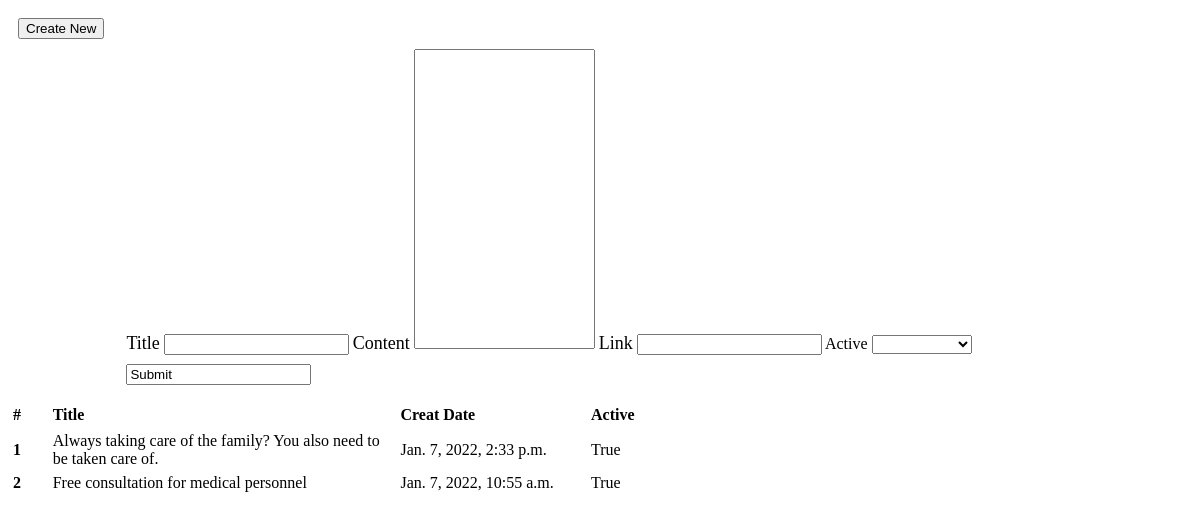
The page /home/update_news/ on the database as committed earlier.
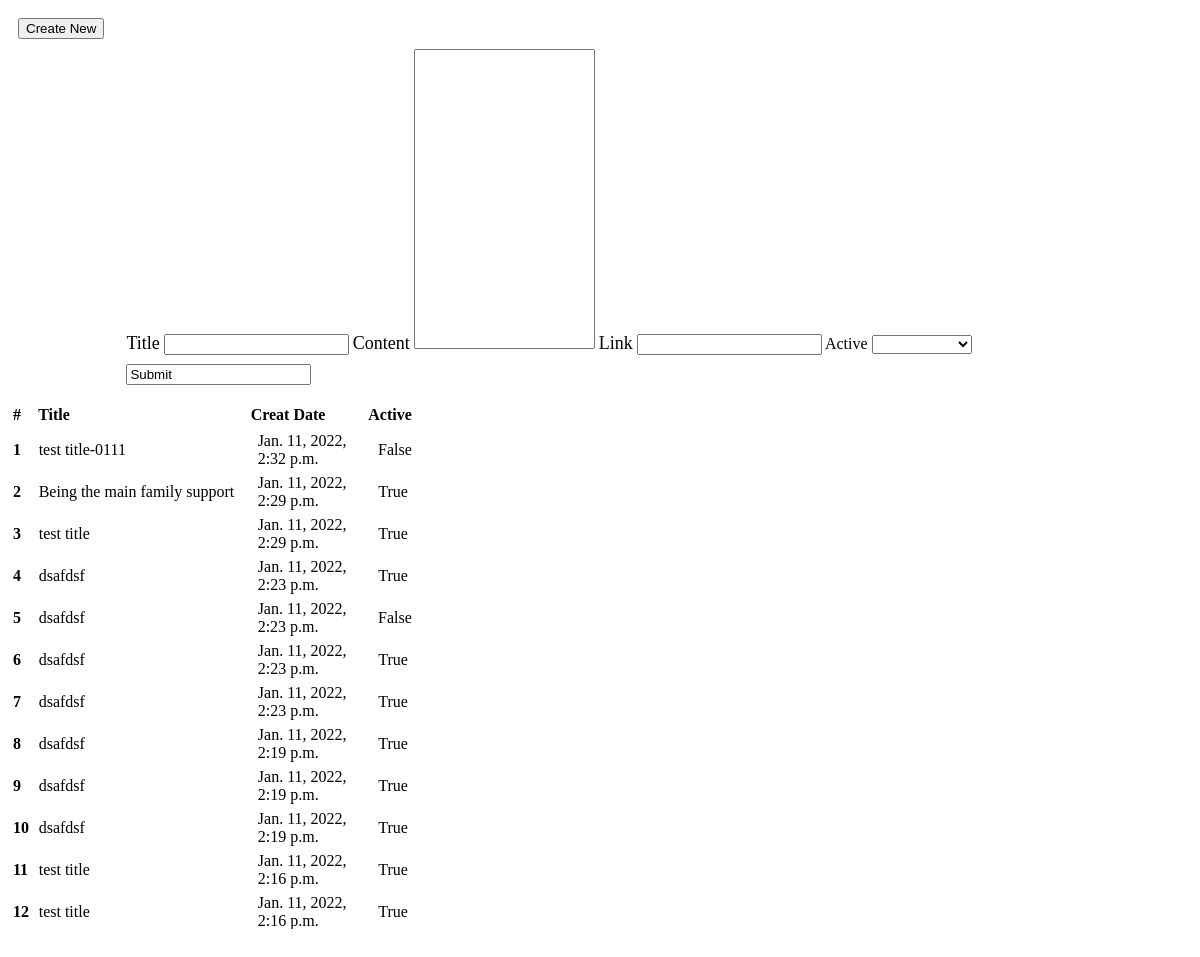
The same page on the database as committed later.
### home/models.py (models this page shows)
class LatestNews(models.Model):
    seq = models.BigAutoField(db_column='Seq', primary_key=True)
    user_id = models.ForeignKey(User,on_delete=models.SET_NULL, blank=True, null=True)
    news_title = models.CharField(db_column='NewsTitle', max_length=100, blank=True)
    news_content = models.CharField(db_column='NewsContent', max_length=400, blank=True)
    news_link = models.CharField(db_column='NewsLink', max_length=200, blank=True)
    news_location = models.BooleanField(db_column='NewsLocation', blank=True)
    active = models.BooleanField(db_column='Active', blank=True)
    creatdt = models.DateTimeField(db_column='CreatDt', blank=True)
    updatedt = models.DateTimeField(db_column='UpdateDt', blank=True)

### home/views.py (the view, shortened to what this page needs)
# urls.py: path('update_news/', views.update_news, name='update_news'),
def update_news(request):
    if request.method == 'POST':
        data = request.POST
        form = LatestNewsForm(data)
        if data.get("seq"):
            record = LatestNews.objects.filter(seq=data.get("seq"))
            form = LatestNewsForm(data, instance=record[0])
            if form.is_valid():
                try:
                    if requests.get(data.get("news_link")):
                        submit_form = form.save(commit=False)
                        submit_form.active = int(data.get('active'))
                        submit_form.news_location = True
                        submit_form.updatedt = datetime.today()
                        submit_form.save()
                        result = {'result': True, 'message': 'Save success.'}
                    elif requests.get(f"http://{request.META.get('HTTP_HOST', '')}/{data.get('news_link')}"):
                        submit_form = form.save(commit=False)
                        submit_form.active = int(data.get('active'))
                        submit_form.news_location = False
                        submit_form.updatedt = datetime.today()
                        submit_form.save()
                        result = {'result': True, 'message': 'Save success.'}
                except:
                    result = {'result': False, 'message': 'Link address is not correct. Please check.'}
            else:
                message = error_dict_convert(form.errors)
                result = {'result': False, 'message': message}
        else:
            form = LatestNewsForm(data)
            if form.is_valid():
                try:
                    if requests.get(data.get('news_link')):
                        submit_form = form.save(commit=False)
                        submit_form.news_location = True
                        submit_form.user_id_id = request.user.id
                        submit_form.creatdt = datetime.today()
                        submit_form.updatedt = datetime.today()
                        submit_form.save()
                        result = {'result': True, 'message': 'Save success.'}
                    elif requests.get(f"http://{request.META.get('HTTP_HOST', '')}/{data.get('news_link')}"):
                        submit_form = form.save(commit=False)
                        submit_form.news_location = False
                        submit_form.active = int(data.get('active'))
                        submit_form.user_id = request.user.id
                        submit_form.creatdt = datetime.today()
                        submit_form.updatedt = datetime.today()
                        submit_form.save()
                        result = {'result': True, 'message': 'Save success.'}
                except:
                    result = {'result': False, 'message': 'Link address is not correct. Please check.'}
            else:
                message = error_dict_convert(form.errors)
                result = {'result': False, 'message': message}
        return HttpResponse(json.dumps(result), content_type='application/json')
    else:
        len = int(request.GET.get('getData', 0))
        original_news = LatestNews.objects.filter().order_by('-creatdt')[:15]
        return render(request, "home/update_news.html", locals())

### templates/home/update_news.html (shortened to what this page needs)
<div class="row no-gutters">
    <div class="col-6">
        <form id="update_news_form" style="display: block">
            <button class="btn btn-outline-primary" type="button" onclick="enter_new_form()" style="margin: 10px">Create New</button>
            <div style="width: 90%; margin-left: auto">
                <label class="topic">Title</label>
                <input id="news_title" name="news_title" class="form-control new_form" >
                <label class="topic">Content</label>
                <textarea id="news_content" name="news_content" class="form-control new_form" style="height: 300px; resize: none"></textarea>
                <label class="topic">Link</label>
                <input id="news_link" name="news_link" class="form-control new_form">
                <label>Active</label>
                <select id="active" name="active" class="form-select new_form" aria-label="Default select example"
                        style="margin-bottom: 10px; width: 100px">
                  <option></option>
                  <option value=1>True</option>
                </select><br>
                <input id="save" class="btn btn-primary" onclick="form_submit()" value="Submit">
            </div>
        </form>
    </div>
    <div id="news_div" class="col-6">
        <table id="news_table" class="table table-hover">
            <thead>
                <tr>
                    <th scope="col" class="column_1">#</th>
                    <th scope="col" class="column_2">Title</th>
                    <th scope="col" class="column_3">Creat Date</th>
                    <th scope="col" class="column_4">Active</th>
                </tr>
            </thead>
            <tbody>
                {% for new in original_news %}
                    <tr id="news_row{{ forloop.counter }}" onclick="news_row(this.id)">
                        <th scope="row" class="column_1">{{ forloop.counter }}</th>
                        <td class="column_2">{{ new.news_title }}</td>
                        <td class="column_3">{{ new.creatdt }}</td>
                        <td class="column_4">{{ new.active }}</td>
                    </tr>
                {% endfor %}
            </tbody>
        </table>
    </div>
</div>

Rows that differ between the two databases and show on the page:
no longer on this page (row edited): LatestNews: news_title "Always taking care of the family? You also need to be taken care of.", creatdt "Jan. 7, 2022, 2:33 p.m.", active "True"
no longer on this page (row unchanged): LatestNews: news_title "Free consultation for medical personnel", creatdt "Jan. 7, 2022, 10:55 a.m.", active "True"
added LatestNews: news_title "test title-0111", creatdt "Jan. 11, 2022, 2:32 p.m.", active "False"
added LatestNews: news_title "Being the main family support", creatdt "Jan. 11, 2022, 2:29 p.m.", active "True"
added LatestNews: news_title "test title", creatdt "Jan. 11, 2022, 2:29 p.m.", active "True"
added LatestNews: news_title "dsafdsf", creatdt "Jan. 11, 2022, 2:23 p.m.", active "True"
added LatestNews: news_title "dsafdsf", creatdt "Jan. 11, 2022, 2:23 p.m.", active "False"
added LatestNews: news_title "dsafdsf", creatdt "Jan. 11, 2022, 2:23 p.m.", active "True"
added LatestNews: news_title "dsafdsf", creatdt "Jan. 11, 2022, 2:23 p.m.", active "True"
added LatestNews: news_title "dsafdsf", creatdt "Jan. 11, 2022, 2:19 p.m.", active "True"
added LatestNews: news_title "dsafdsf", creatdt "Jan. 11, 2022, 2:19 p.m.", active "True"
added LatestNews: news_title "dsafdsf", creatdt "Jan. 11, 2022, 2:19 p.m.", active "True"
added LatestNews: news_title "test title", creatdt "Jan. 11, 2022, 2:16 p.m.", active "True"
added LatestNews: news_title "test title", creatdt "Jan. 11, 2022, 2:16 p.m.", active "True"
